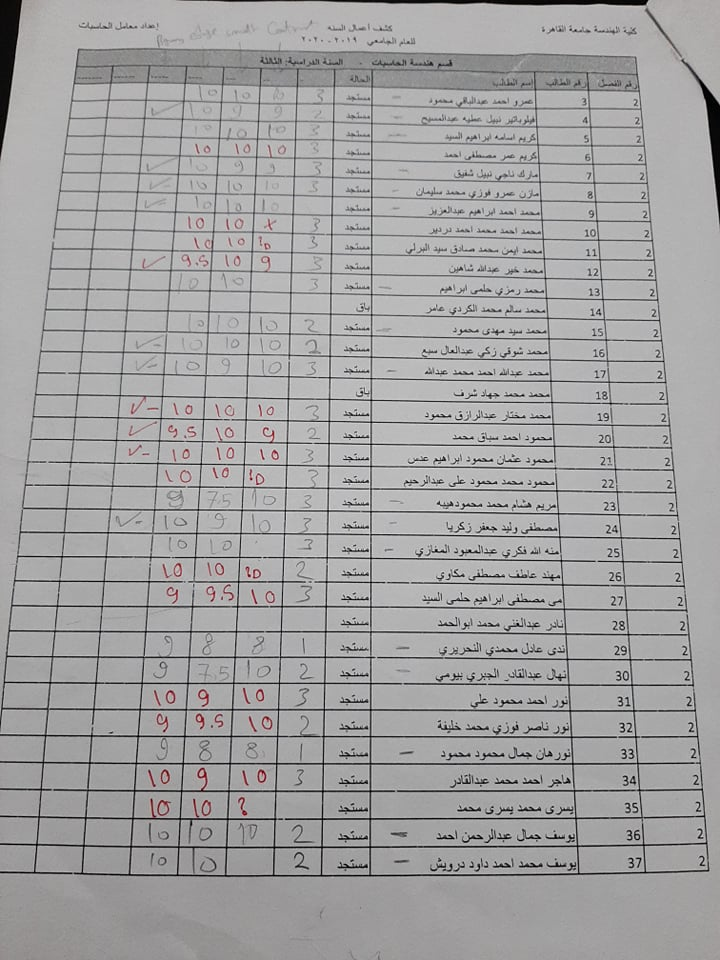
#> input picture excelpic/1.jpg, 720 x 960 px
$ python untitled2.py   (older library calls are emulated)
#> lines starting #> are read from the running program, lines starting #| are printed output that depends on the picture
import numpy as np
import cv2
import skimage.io as io
from skimage.color import rgb2gray
from numba import vectorize, cuda
import matplotlib.pyplot as plt
from scipy import ndimage
from skimage.exposure import histogram
from skimage.measure import find_contours
from skimage.draw import rectangle, line
from skimage.transform import rotate
from skimage.filters import threshold_local

# [14 lines left out: function averageFilter, not called in this run]

'''
erosion -> this function perform erosion operation on a given binary image
parameters : image :- the image to be diated
             erosion_filter:filter used for erosion
return : erosed_image:- the image after erosion
'''

# [20 lines left out: function erosion, not called in this run]

'''
dilation -> this function perform dilation operation on a given binary image
parameters : image :- the image to be diated
             difilter:filter used for dilation
return : newimage:- the image after dilation
'''
# [82 lines left out: functions dilation, closing, opening, sobelFilter, applysobeelfilter, applythreshold and 1 more, not called in this run]


def thresholding(image,threshold):
    return (image>threshold).astype(int)


# [154 lines left out: functions cropppimg, helpfunc, getthreshold, imageEnhancement, hughspace, detectHlines and 1 more, not called in this run]


#first load the image
colorimage = io.imread('excelpic/1.jpg')
#> colorimage is the input picture: shape (960, 720, 3); mean R, G, B 162.8, 162.1, 162.4
image = rgb2gray(colorimage)
image = image*255
image=image.astype('uint8')
laplacian = np.abs(cv2.Laplacian(image,cv2.CV_64F))
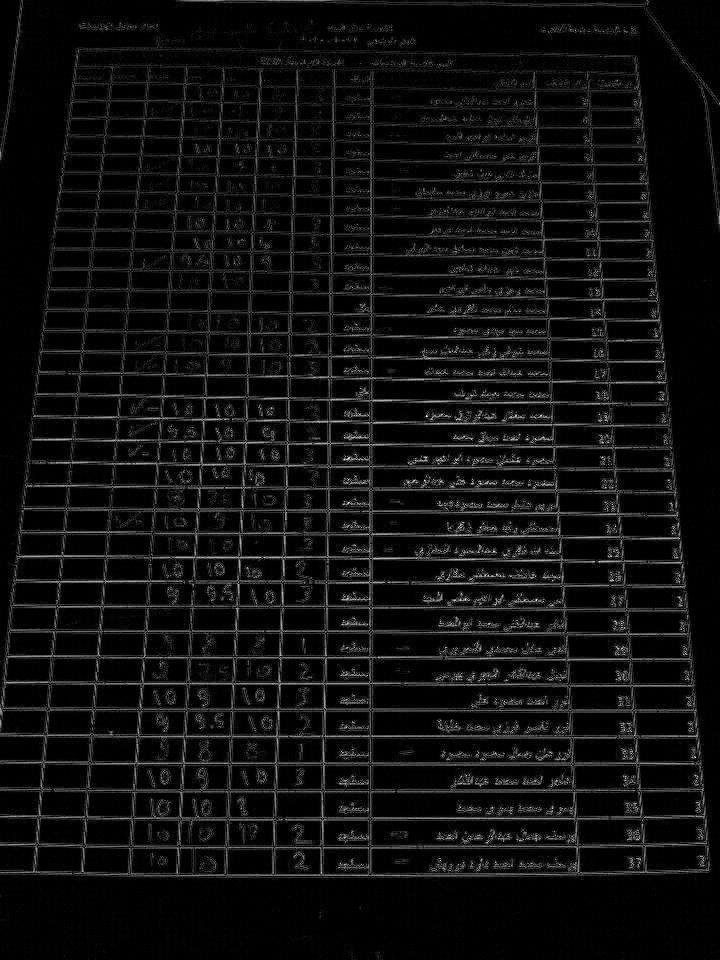
#> laplacian: shape (960, 720) float64; min 0, max 434, mean 27.5; drawn with min black and max white
io.imshow(laplacian,cmap='gray')
#> (the run stopped early here; a loop or call above may not have finished)

$ run again, with excelpic/11.jpg copied over excelpic/1.jpg
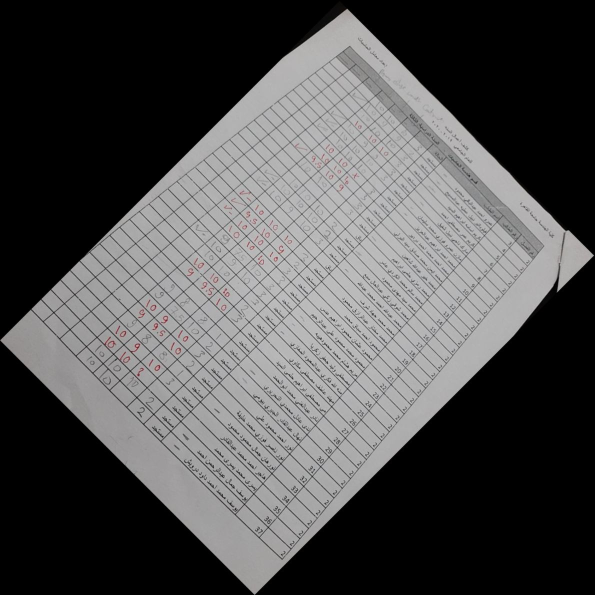
#> input picture excelpic/11.jpg, 1189 x 1190 px (shown at 1/2 size)
#> colorimage is the input picture: shape (1190, 1189, 3); mean R, G, B 79.6, 79.2, 79.3
#> `laplacian = np.abs(cv2.Laplacian(image,cv2.CV_64F))`:
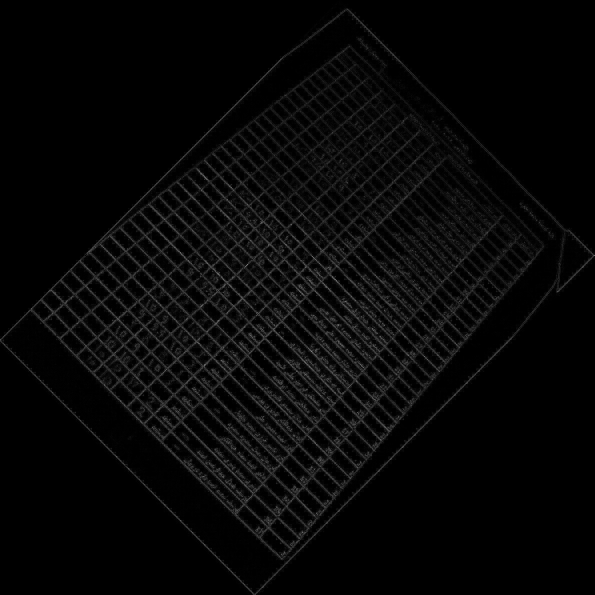
#> laplacian: shape (1190, 1189) float64 (shown at 1/2 size); min 0, max 373, mean 10.9; drawn with min black and max white

$ run again, with excelpic/2.jpg copied over excelpic/1.jpg
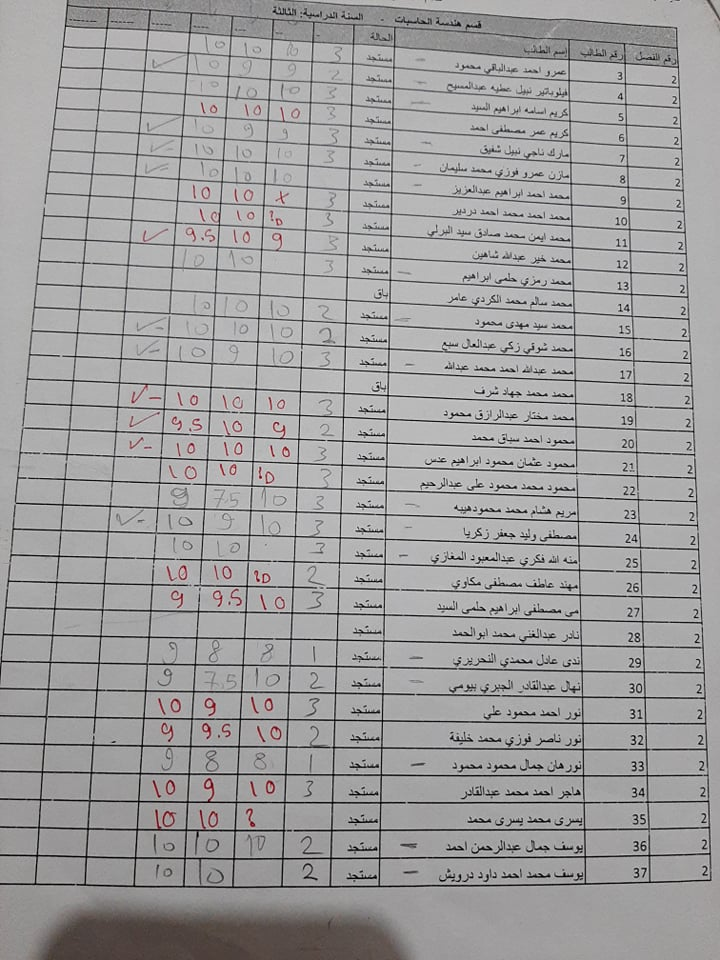
#> input picture excelpic/2.jpg, 720 x 960 px
#> colorimage is the input picture: shape (960, 720, 3); mean R, G, B 159.8, 158.9, 159
#> `laplacian = np.abs(cv2.Laplacian(image,cv2.CV_64F))`:
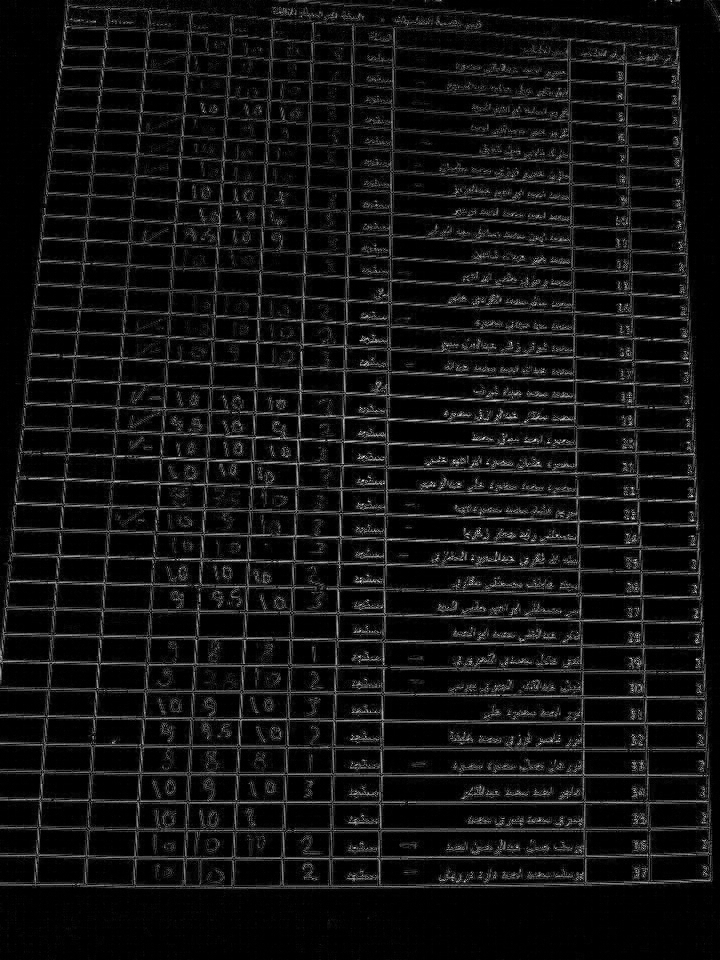
#> laplacian: shape (960, 720) float64; min 0, max 433, mean 31.6; drawn with min black and max white

$ run again, with excelpic/3.jpg copied over excelpic/1.jpg
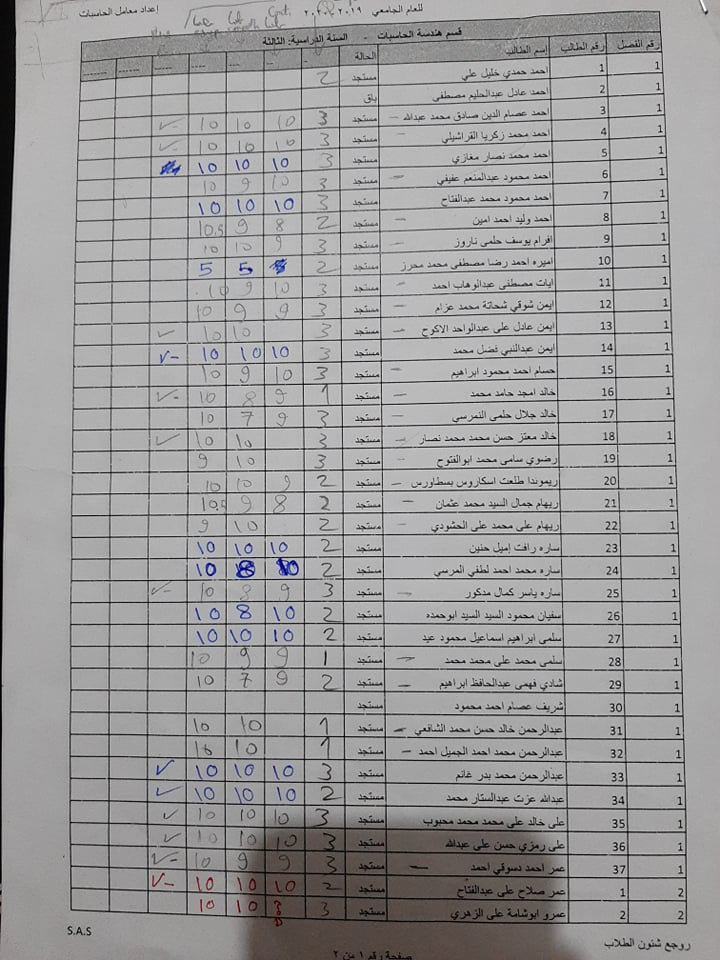
#> input picture excelpic/3.jpg, 720 x 960 px
#> colorimage is the input picture: shape (960, 720, 3); mean R, G, B 156.6, 155.7, 155.9
#> `laplacian = np.abs(cv2.Laplacian(image,cv2.CV_64F))`:
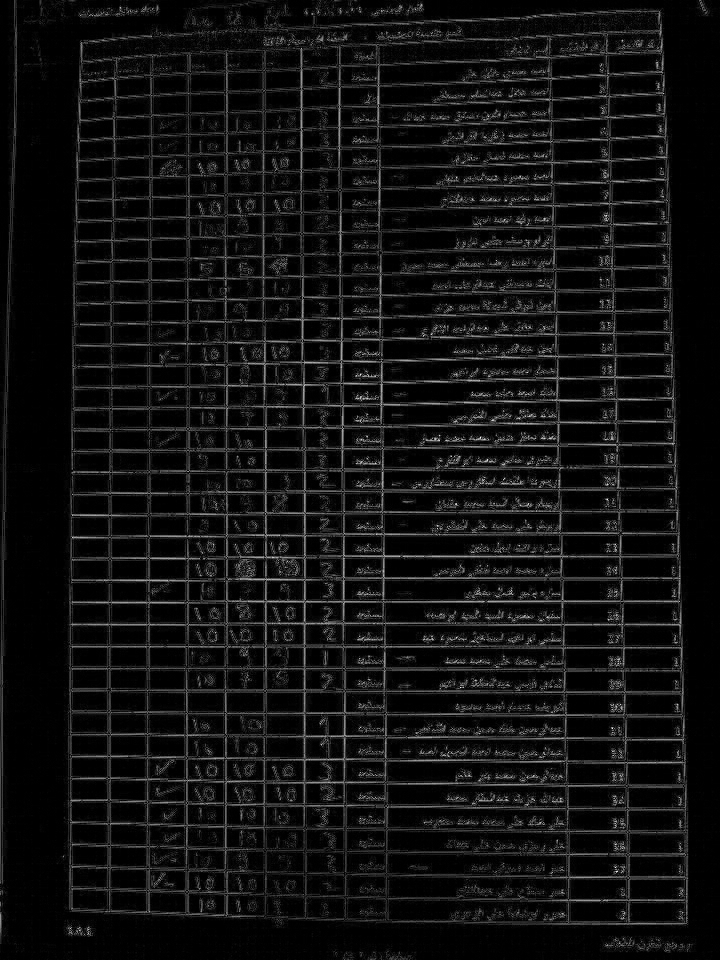
#> laplacian: shape (960, 720) float64; min 0, max 444, mean 31; drawn with min black and max white
